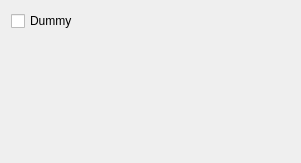
<?xml version="1.0" encoding="UTF-8"?>
<ui version="4.0">
 <class>WikiScanConfigWidget</class>
 <widget class="QWidget" name="WikiScanConfigWidget">
  <property name="geometry">
   <rect>
    <x>0</x>
    <y>0</y>
    <width>301</width>
    <height>163</height>
   </rect>
  </property>
  <property name="windowTitle">
   <string>Form</string>
  </property>
  <layout class="QVBoxLayout" name="verticalLayout">
   <item>
    <widget class="QCheckBox" name="checkBox">
     <property name="text">
      <string>Dummy</string>
     </property>
    </widget>
   </item>
   <item>
    <spacer name="verticalSpacer">
     <property name="orientation">
      <enum>Qt::Vertical</enum>
     </property>
     <property name="sizeHint" stdset="0">
      <size>
       <width>20</width>
       <height>113</height>
      </size>
     </property>
    </spacer>
   </item>
  </layout>
 </widget>
 <resources/>
 <connections/>
</ui>
